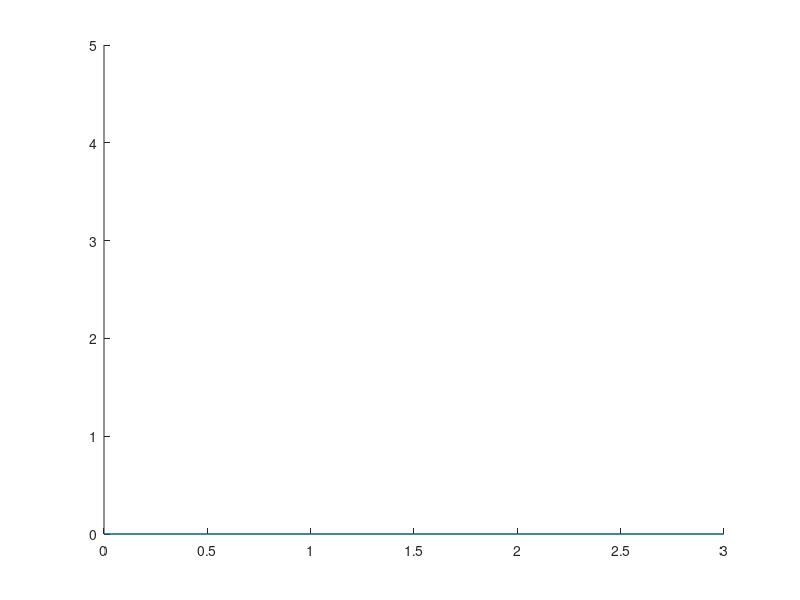

MATLAB code to generate this figure:
axis([0 3, 0 5])
[x,y] = ginput(10)

hold on
xx=0:0.1:3
p1 = polyfit(x,y,2)
plot(x,y,'o')
plot(xx,polyval(p1,xx))